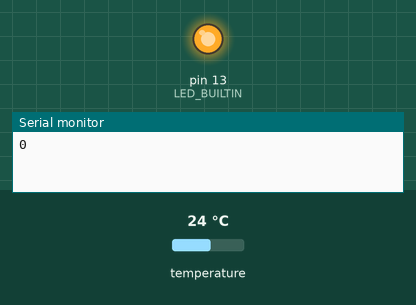
Simulated run of this sketch. Board: Arduino Uno, built with avr-gcc and run on an emulated ATmega328P. On the bench: output pins drawn as LEDs (lit = HIGH), the last lines printed to the serial monitor. The test bench sets the inputs (shaded band); at power-on: temperature 24 °C.

Above: at 0.5 s.
At 4.6 s:
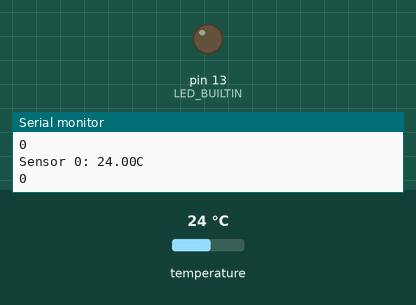
Timing chart, 0 to 6.4 s (numbered marks = the images above):
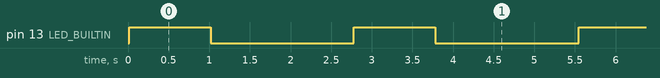

The sketch:

sketch_nov23aProg.ino
```cpp
#include <DallasTemperature.h>
#include <OneWire.h>

int detectTemperature();
int temperature = 0; // Глобальная переменная для хранения значение температуры с датчика DS18B20

OneWire oneWire(15);                                       // вход датчиков 18b20, аналоговый А1, он же 15 цифровой
DallasTemperature ds(&oneWire);

void setup() {
  Serial.begin(9600);
  ds.begin();
  pinMode(LED_BUILTIN, OUTPUT);
}

void loop()
{
  Serial.println(temperature);

  digitalWrite(LED_BUILTIN, HIGH);
  delay (1000);
  digitalWrite(LED_BUILTIN, LOW);
  delay (1000);
  ds.requestTemperatures();                               // считываем температуру с датчиков, на это требуется 750мс

  Serial.print("Sensor 0: ");
  Serial.print(ds.getTempCByIndex(0));                    // отправляем температуру
  Serial.println("C");
}
```

Measured:
- by itself, pin 13 (LED_BUILTIN): alternates HIGH for 1.0 s and LOW for 1.8 s
